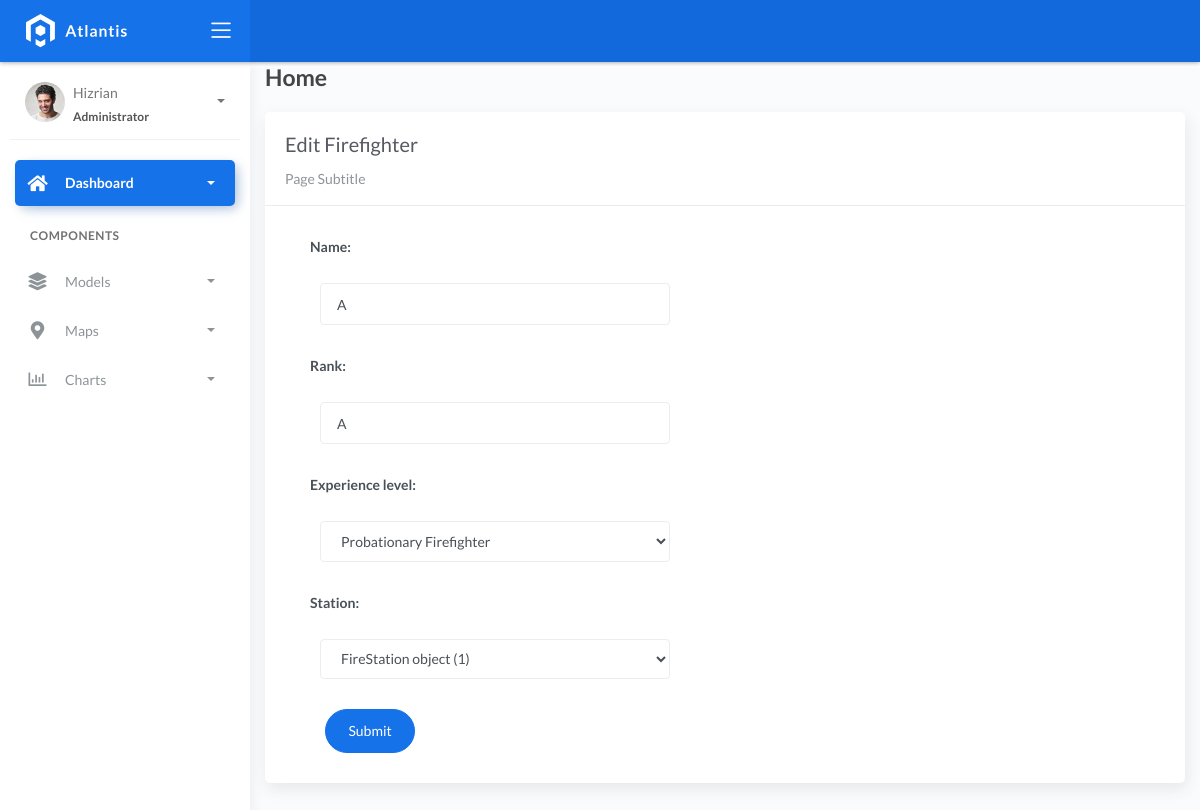
Screenshot of /firefighters/update/2/ with the database file from the repository.
### fire/models.py (models this page shows)
class BaseModel(models.Model):
    created_at = models.DateTimeField(auto_now_add=True, db_index=True)
    updated_at = models.DateTimeField(auto_now=True)
    class Meta:
        abstract = True

class Firefighters(BaseModel):
    XP_CHOICES = (
        ('Probationary Firefighter', 'Probationary Firefighter'),
        ('Firefighter I', 'Firefighter I'),
        ('Firefighter II', 'Firefighter II'),
        ('Firefighter III', 'Firefighter III'),
        ('Driver', 'Driver'),
        ('Captain', 'Captain'),
        ('Battalion Chief', 'Battalion Chief'),)
    name = models.CharField(max_length=150)
    rank = models.CharField(max_length=150)
    experience_level = models.CharField(max_length=150, choices=XP_CHOICES)
    station = models.ForeignKey(FireStation, on_delete=models.CASCADE, null=True, blank=True)

### fire/views.py (the view, shortened to what this page needs)
# urls.py: path('firefighters/update/<pk>/', views.FirefighterUpdateView.as_view(), name='firefighters_update'),
class FirefighterUpdateView(UpdateView):
    model = Firefighters
    form_class = FirefightersForm
    template_name = "firefighters/update.html"
    success_url = reverse_lazy('firefighters_list')

### fire/forms.py
class FirefightersForm(ModelForm):
    class Meta:
        model = Firefighters
        fields = "__all__"

### templates/firefighters/update.html (shortened to what this page needs)
{% extends 'base.html' %} {% load static %} {% block content %}
<div class="content">
    <div class="container-fluid">
        <h4 class="page-title">Home</h4>
        <div class="row">
            <div class="col-md-12">
                <div class="card">
                    <div class="card-header">
                        <div class="card-title">Edit Firefighter</div>
                        <div class="card-category">Page Subtitle</div>
                    </div>
                    <div class="col-md-6">
                        <div class="card-body">
                            <form class="" action="" method="post" novalidate>
                                {% include 'includes/form.html' %}
                                <div class="form-group">
                                    <div class="col-md-12 col-sm-3">
                                        <button type="submit" class="btn btn-primary btn-rounded">Submit</button>
                                    </div>
                                </div>
                            </form>
                        </div>
                    </div>
                </div>
            </div>
        </div>
    </div>
</div>
{% endblock %}

### templates/includes/form.html (shortened to what this page needs)
{% load widget_tweaks %}
{% for field in form %}
<div class="field item form-group">
    <label>{{ field.label_tag }}</label>
    <div class="form-group">
        {% render_field field class="form-control" %}
    </div>
</div>
{% endfor %}

### rows the page displays
Firefighters: name "A" "A" "Probationary Firefighter" "FireStation object (1)"

### other values shown
{{ field.label_tag }} "Name:" "Rank:" "Experience level:" "Station:"
